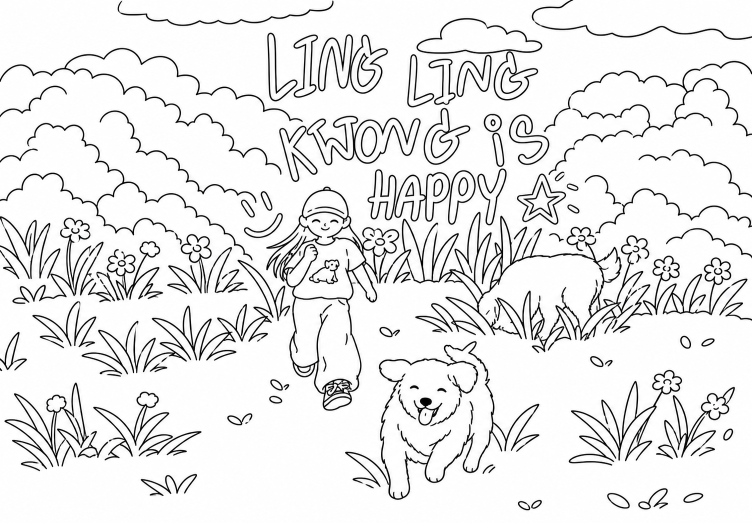
#> input picture public-release/ling-ling-lineart.png, 1504 x 1046 px (shown at 1/2 size)
$ python lineart_quality.py ../public-release/ling-ling-lineart.png --source ../public-release/ling-ling-lineart.png
#> lines starting #> are read from the running program, lines starting #| are printed output that depends on the picture; after the words box and inside, x2 and y2 are one past the last pixel; in counts of white or black regions, pixels touching at a corner belong together
# -*- coding: utf-8 -*-
"""Coloring Book Line Art 的可玩性验收。

这一层故意位于 AI 生成和区域分割之间。它不尝试把错误的 AI 重绘"修好"，
而是用可解释的图像指标阻止不可玩的线稿进入 Mask / 关卡打包流程。

对于已收录的基准原图，还会把新线稿与已验收的历史线稿进行版式比对。这是
回归保护，不是把该基准图的结果套用到其他用户图片上。
"""
from __future__ import annotations

import argparse
import json
from pathlib import Path
from typing import Any

import cv2
import numpy as np
from PIL import Image, ImageOps


ROOT = Path(__file__).resolve().parents[1]

# 这组文件是已经人工确认可玩的「林间的幸福」基准样本。只有上传图与原图
# 的感知哈希足够接近时，才启用后面的版式一致性门槛。
GOLDEN_SAMPLES = (
    {
        'id': 'ling-ling-garden-v1',
        'name': '林间的幸福 · 历史验收线稿',
        'source': ROOT / 'public' / 'ling-ling-garden.png',
        'lineart': ROOT / 'public' / 'ling-ling-lineart.png',
        'maxSourceHashDistance': 6,
        # 同一张基准图的正确结果应保持人物、动物、标题、地平线和主体留白的
        # 相对位置。0.90 可以拦住“看起来仍像同一场景、实际已被模型重绘”的结果。
        'minLayoutCorrelation': 0.90,
    },
)

MIN_COVERAGE = 0.45
MAX_COVERAGE = 12.0
MAX_EDGE_COVERAGE = 5.5
MIN_FILLABLE_REGIONS = 12
MAX_SMALL_COMPONENTS_PER_MP = 260


def _gray_image(path: str | Path | Image.Image) -> np.ndarray:
    image = ImageOps.exif_transpose(path if isinstance(path, Image.Image) else Image.open(path)).convert('L')
    return np.asarray(image, dtype=np.uint8)


def _ink(gray: np.ndarray) -> np.ndarray:
    return (gray < 200).astype(np.uint8)


def _edge_coverage(ink: np.ndarray) -> float:
    height, width = ink.shape
    thickness = max(3, round(min(width, height) * 0.006))
    ring = np.concatenate((
        ink[:thickness, :].ravel(), ink[-thickness:, :].ravel(),
        ink[:, :thickness].ravel(), ink[:, -thickness:].ravel(),
    ))
    return float(ring.mean() * 100) if ring.size else 0.0


def _fillable_region_count(ink: np.ndarray) -> int:
    """估算被黑线完整围住、可被点击的留白区域数量。"""
    height, width = ink.shape
    barrier = cv2.dilate(ink, np.ones((3, 3), dtype=np.uint8), iterations=1)
    count, _, stats, _ = cv2.connectedComponentsWithStats((barrier == 0).astype(np.uint8), connectivity=8)
    min_area = max(120, round(height * width * 0.00008))
    regions = 0
    for label in range(1, count):
        x = int(stats[label, cv2.CC_STAT_LEFT])
        y = int(stats[label, cv2.CC_STAT_TOP])
        box_width = int(stats[label, cv2.CC_STAT_WIDTH])
        box_height = int(stats[label, cv2.CC_STAT_HEIGHT])
        area = int(stats[label, cv2.CC_STAT_AREA])
        touches_canvas = x == 0 or y == 0 or x + box_width >= width or y + box_height >= height
        if not touches_canvas and area >= min_area:
            regions += 1
    return regions


def _perceptual_hash(path: str | Path) -> int:
    gray = _gray_image(path)
    reduced = cv2.resize(gray, (32, 32), interpolation=cv2.INTER_AREA).astype(np.float32)
    coefficients = cv2.dct(reduced)[:8, :8]
    median = float(np.median(coefficients.flatten()[1:]))
    bits = coefficients > median
    value = 0
    for bit in bits.flatten():
        value = (value << 1) | int(bool(bit))
    return value


def _hash_distance(first: int, second: int) -> int:
    return (first ^ second).bit_count()


def _layout_map(path: str | Path) -> np.ndarray:
    ink = _ink(_gray_image(path)).astype(np.float32)
    # 低分辨率 + 轻微高斯模糊会关注主体、文字、前中后景的相对布局，忽略笔触粗细。
    reduced = cv2.resize(ink, (96, 72), interpolation=cv2.INTER_AREA)
    return cv2.GaussianBlur(reduced, (0, 0), 1.7)


def _layout_correlation(candidate: str | Path, golden: str | Path) -> float:
    first = _layout_map(candidate).ravel()
    second = _layout_map(golden).ravel()
    if float(first.std()) < 1e-6 or float(second.std()) < 1e-6:
        return 0.0
    return float(np.corrcoef(first, second)[0, 1])


def analyse_lineart(lineart_path: str | Path | Image.Image) -> dict[str, Any]:
    """输出可在界面展示的、稳定的线稿质量指标。"""
    gray = _gray_image(lineart_path)
    ink = _ink(gray)
    height, width = ink.shape
    components, _, stats, _ = cv2.connectedComponentsWithStats(ink, connectivity=8)
    min_speck_area = max(36, round(width * height * 0.000075))
    component_areas = stats[1:, cv2.CC_STAT_AREA] if components > 1 else np.array([], dtype=np.int32)
    small_components = int(np.sum(component_areas < min_speck_area))
    megapixels = max(width * height / 1_000_000, 0.01)
    return {
        'width': int(width),
        'height': int(height),
        'lineCoverage': round(float(ink.mean() * 100), 2),
        'edgeInkCoverage': round(_edge_coverage(ink), 2),
        'inkComponents': int(max(0, components - 1)),
        'smallComponents': small_components,
        'smallComponentsPerMp': round(small_components / megapixels, 2),
        'fillableRegionsEstimate': _fillable_region_count(ink),
    }


def analyse_source_for_lineart(source_path: str | Path | None) -> dict[str, Any] | None:
    """识别会导致线稿过密的输入类型，用于选择生成策略和给用户解释原因。

    这不是质量门，也不会拒绝用户图片；它只避免把高纹理真人照片交给“忠实描摹”
    的提示词。指标只在本地计算，不上传原图。
    """
    if not source_path or not Path(source_path).is_file():
        return None
    gray = _gray_image(source_path)
    height, width = gray.shape
    scale = min(1.0, 900 / max(width, height))
    if scale < 1:
        gray = cv2.resize(gray, (round(width * scale), round(height * scale)), interpolation=cv2.INTER_AREA)
    edges = cv2.Canny(gray, 80, 180)
    edge_density = float((edges > 0).mean() * 100)
    contrast = float(gray.std())
    dense = edge_density >= 8.0 or (edge_density >= 6.2 and contrast >= 58)
    return {
        'kind': 'high-detail-photo' if dense else 'standard-image',
        'edgeDensity': round(edge_density, 2),
        'contrast': round(contrast, 2),
        'requiresBackgroundSimplification': dense,
        'message': (
            '检测到较多纹理和小物体；生成时会保留主体，并把背景归纳为少量大轮廓。'
            if dense else '画面细节密度适中，将使用标准的主体保留线稿策略。'
        ),
    }


def _source_baseline(source_path: str | Path | None) -> tuple[dict[str, Any] | None, dict[str, Any] | None]:
    if not source_path:
        return None, None
    path = Path(source_path)
    if not path.is_file():
        return None, None
    source_hash = _perceptual_hash(path)
    closest: tuple[int, dict[str, Any]] | None = None
    for sample in GOLDEN_SAMPLES:
        if not sample['source'].is_file() or not sample['lineart'].is_file():
            continue
        distance = _hash_distance(source_hash, _perceptual_hash(sample['source']))
        if closest is None or distance < closest[0]:
            closest = (distance, sample)
    if closest is None:
        return None, None
    distance, sample = closest
    metadata = {
        'id': sample['id'],
        'name': sample['name'],
        'sourceHashDistance': distance,
        'matched': distance <= sample['maxSourceHashDistance'],
    }
    return (sample if metadata['matched'] else None), metadata


def matching_golden_sample(source_path: str | Path | None) -> dict[str, Any] | None:
    """返回与上传图匹配的人工验收样本；用于确定性回归，不用于普通图片。"""
    sample, _ = _source_baseline(source_path)
    return sample


def evaluate_lineart(lineart_path: str | Path | Image.Image, source_path: str | Path | None = None) -> dict[str, Any]:
    """执行质量门槛，返回完整报告；调用方决定是否继续下游处理。"""
    metrics = analyse_lineart(lineart_path)
    checks: list[dict[str, Any]] = []

    def check(check_id: str, title: str, passed: bool, detail: str) -> None:
        checks.append({'id': check_id, 'title': title, 'passed': bool(passed), 'detail': detail})

    coverage = metrics['lineCoverage']
    check(
        'coverage', '线条密度', MIN_COVERAGE <= coverage <= MAX_COVERAGE,
        f'{coverage}%（可玩范围 {MIN_COVERAGE}%–{MAX_COVERAGE}%）',
    )
    edge = metrics['edgeInkCoverage']
    check(
        'edge', '画布边缘残线', edge <= MAX_EDGE_COVERAGE,
        f'{edge}%（上限 {MAX_EDGE_COVERAGE}%）',
    )
    fillable = metrics['fillableRegionsEstimate']
    check(
        'regions', '闭合可填区域', fillable >= MIN_FILLABLE_REGIONS,
        f'估计 {fillable} 个闭合区域（至少 {MIN_FILLABLE_REGIONS} 个）',
    )
    small = metrics['smallComponentsPerMp']
    check(
        'noise', '碎线与噪点', small <= MAX_SMALL_COMPONENTS_PER_MP,
        f'{small} 个/百万像素（上限 {MAX_SMALL_COMPONENTS_PER_MP}）',
    )

    source_profile = analyse_source_for_lineart(source_path)
    baseline, baseline_info = _source_baseline(source_path)
    if baseline and not isinstance(lineart_path, Image.Image):
        similarity = round(_layout_correlation(lineart_path, baseline['lineart']), 3)
        metrics['goldenLayoutCorrelation'] = similarity
        check(
            'golden-layout', '历史线稿构图一致性', similarity >= baseline['minLayoutCorrelation'],
            f'{similarity}（基准《{baseline["name"]}》，最低 {baseline["minLayoutCorrelation"]}）',
        )

    failed = [item for item in checks if not item['passed']]
    summary = '、'.join(item['title'] for item in failed) if failed else '线稿通过可玩性验收'
    failed_ids = {item['id'] for item in failed}
    input_advice = [
        '优先选择主体清晰、光线均匀、背景不过度拥挤的照片或插画。',
        '推荐 1–3 个主体、主体占画面约三分之一以上，边缘留有少量空白。',
        '避免纯风景、密集树叶/草地、毛发特写、强水彩纹理、复杂文字、水印和黑色边框。',
    ]
    if source_profile and source_profile['requiresBackgroundSimplification']:
        input_advice.insert(0, '当前照片属于高细节实拍图：可以使用，但应让主体占画面更大，并减少密集绿植、桌面杂物或细碎背景。')
    reasons: list[str] = []
    if 'coverage' in failed_ids:
        if coverage > MAX_COVERAGE:
            reasons.append('线条过密：模型把纹理、阴影或细小装饰也识别成了轮廓')
        else:
            reasons.append('线条过少：主体轮廓不够清晰，无法形成稳定的填色边界')
    if 'edge' in failed_ids:
        reasons.append('画面四周有明显残线或黑边，可能来自裁切、边框或水印')
    if 'regions' in failed_ids:
        reasons.append('封闭区域太少：轮廓存在断线，点击填色可能会跨区域蔓延')
    if 'noise' in failed_ids:
        reasons.append('碎线噪点过多：原图纹理或模型草稿笔触不适合直接分区')
    if 'golden-layout' in failed_ids:
        reasons.append('模型重绘偏离了原图构图；这不是重新上传同一图片能解决的问题')
    if source_profile and source_profile['requiresBackgroundSimplification'] and failed:
        reasons.insert(0, '输入包含较多真实纹理，当前候选没有把背景充分归纳为大轮廓')
    user_message = '；'.join(reasons) if reasons else '线稿结构清晰，可继续进行区域分割。'
    return {
        'version': 1,
        'passed': not failed,
        'summary': summary,
        'metrics': metrics,
        'checks': checks,
        'baseline': baseline_info,
        'sourceProfile': source_profile,
        'userMessage': user_message,
        'inputAdvice': input_advice,
    }


class LineartQualityError(RuntimeError):
    def __init__(self, report: dict[str, Any]):
        self.report = report
        failed = '、'.join(item['title'] for item in report['checks'] if not item['passed'])
        retry = report.get('retry') or {}
        retried = '系统已使用同一原图自动重跑 1 次，' if retry.get('autoRetried') else ''
        super().__init__(f'线稿质量未达可玩标准：{failed}。{retried}{report.get("userMessage", "")}')


def main() -> None:
    parser = argparse.ArgumentParser(description='验收 Coloring Book Line Art')
    parser.add_argument('lineart')
    parser.add_argument('--source')
    arguments = parser.parse_args()
    print(json.dumps(evaluate_lineart(arguments.lineart, arguments.source), ensure_ascii=False, indent=2))
#> in _ink, `return (gray < 200).astype(np.uint8)`:
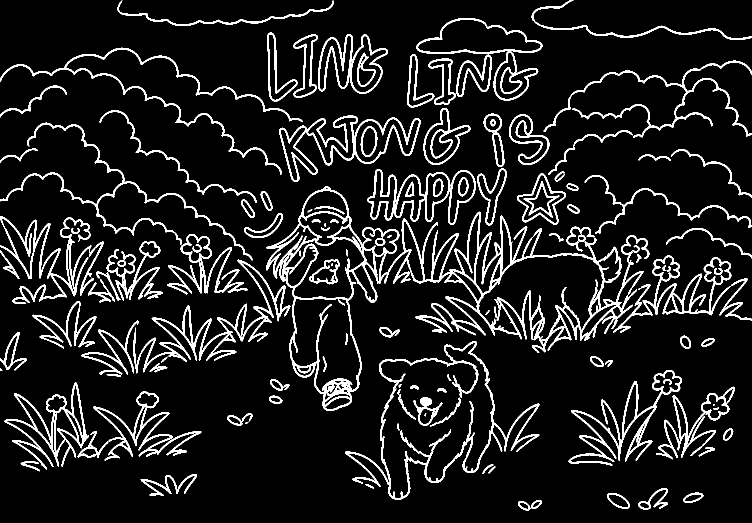
#> returned value: shape (1046, 1504) (shown at 1/2 size); values 0 (black) and 1 (white), 10.2% white; 135 white regions (4 under 20 px), largest, box (x1, y1, x2, y2) and area: (532, 373, 1299, 822) 32404, (690, 682, 1079, 1000) 8506, (267, 519, 581, 747) 7204
#> in analyse_lineart, `components, _, stats, _ = cv2.connectedComponentsWithStats(ink, connec..`: components = 136; stats = 136 rows, first 6: [0, 0, 1504, 1046, 1413283], [235, 1, 432, 51, 1652], [1063, 0, 441, 80, 2008], [833, 36, 252, 165, 3685], [534, 65, 61, 138, 1292], [587, 69, 49, 127, 1211]
#> in analyse_lineart, `component_areas = stats[1:, cv2.CC_STAT_AREA] if components > 1 else n..`: component_areas = 135 values, max 32404 at index 37, min 10 at index 116, mean 1184.5
#> in analyse_lineart, `small_components = int(np.sum(component_areas < min_speck_area))`: small_components = 44
#> in _fillable_region_count, `height, width = ink.shape`: height = 1046; width = 1504
#> in _fillable_region_count, `barrier = cv2.dilate(ink, np.ones((3, 3), dtype=np.uint8), iterations=1)`:
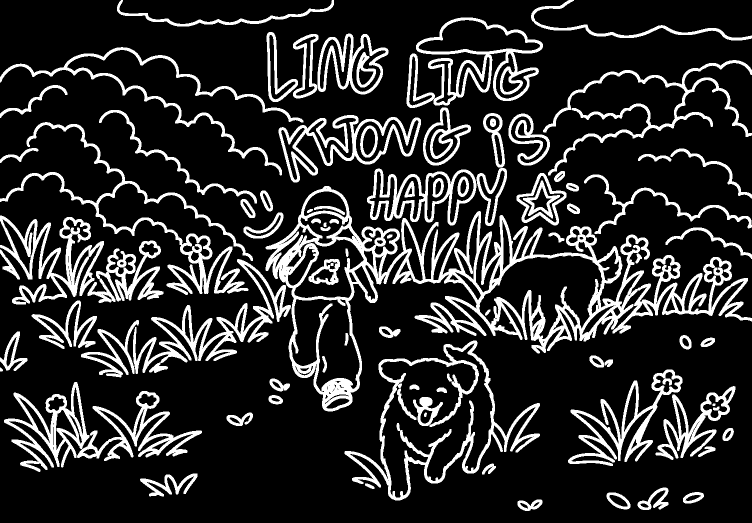
#> barrier: shape (1046, 1504) (shown at 1/2 size); values 0 (black) and 1 (white), 17.5% white; 86 white regions, largest, box (x1, y1, x2, y2) and area: (531, 372, 1504, 823) 67269, (689, 681, 1080, 1001) 17632, (8, 764, 404, 944) 16957
#> in _fillable_region_count, `count, _, stats, _ = cv2.connectedComponentsWithStats((barrier == 0).a..`: count = 214; stats = 214 rows, first 6: [0, 0, 1504, 1022, 275384], [0, 0, 1504, 1046, 1076633], [239, 0, 425, 48, 14532], [1068, 0, 436, 75, 25331], [837, 40, 243, 63, 9040], [538, 70, 53, 129, 1370]
#> in _fillable_region_count, `min_area = max(120, round(height * width * 0.00008))`: min_area = 126
#> the loop in _fillable_region_count, `for label in range(1, count):` made 213 passes
#> (x, y, box_width, box_height, area, touches_canvas) on passes 1, 2, 3, 4, 5, 6, 7, 8, 9, 10, 12, 14: (0, 0, 1504, 1046, 1076633, True), (239, 0, 425, 48, 14532, True), (1068, 0, 436, 75, 25331, True), (837, 40, 243, 63, 9040, False), (538, 70, 53, 129, 1370, False), (591, 73, 41, 118, 1272, False), (640, 73, 62, 105, 2232, False), (704, 74, 68, 110, 2089, False), (992, 107, 80, 90, 1755, False), (818, 113, 46, 98, 932, False), (917, 114, 62, 76, 1335, False), (861, 122, 46, 84, 964, False)
#> in analyse_source_for_lineart, `gray = cv2.resize(gray, (round(width * scale), round(height * scale)),..`:
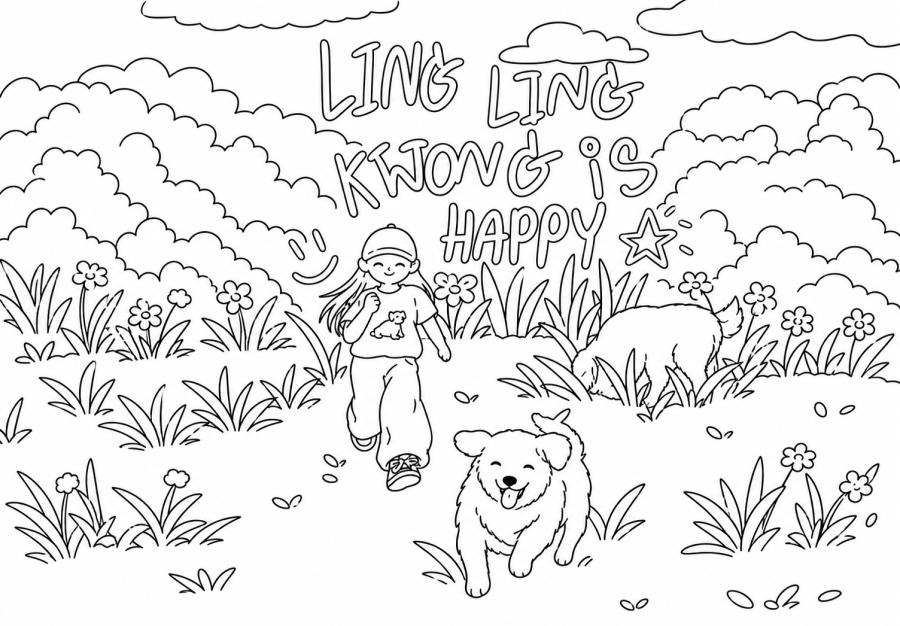
#> gray: shape (626, 900); min 0, max 255, mean 232.7
#> in analyse_source_for_lineart, `edges = cv2.Canny(gray, 80, 180)`:
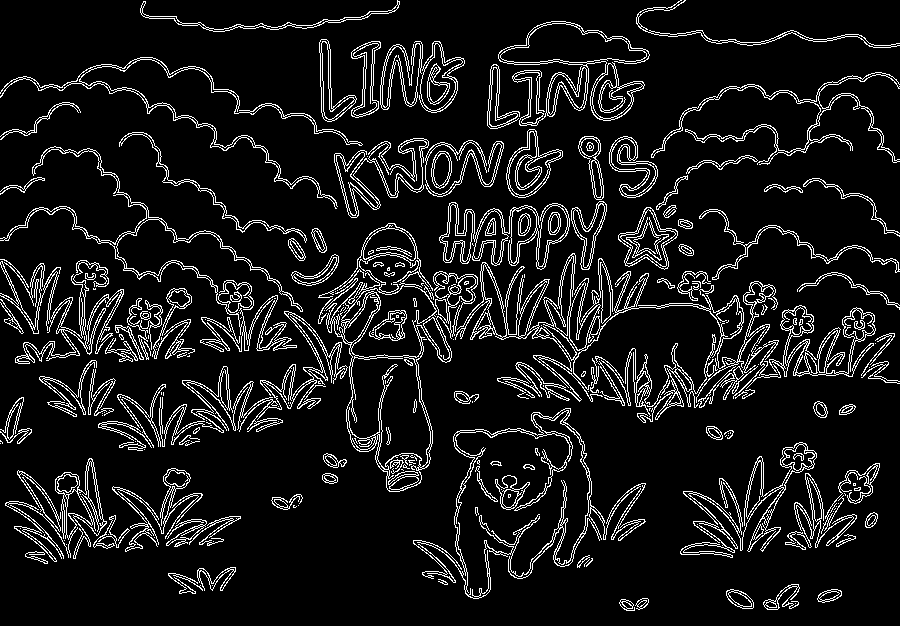
#> edges: shape (626, 900); 9.6% white in thin lines or dots
#> in _perceptual_hash, `reduced = cv2.resize(gray, (32, 32), interpolation=cv2.INTER_AREA).ast..`:
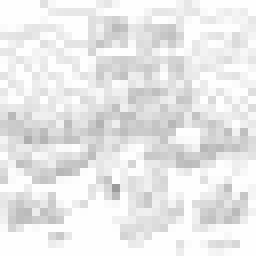
#> reduced: shape (32, 32) float32 (shown 8 times larger); min 155, max 254, mean 232.7
#> the loop in _perceptual_hash, `for bit in bits.flatten():` made 64 passes
#> bit on passes 2 to 13: False, True, False, False, True, True, True, True, True, True, True, False


if __name__ == '__main__':
    main()

$ run again, with public-release/ling-ling-outline.png copied over public-release/ling-ling-lineart.png
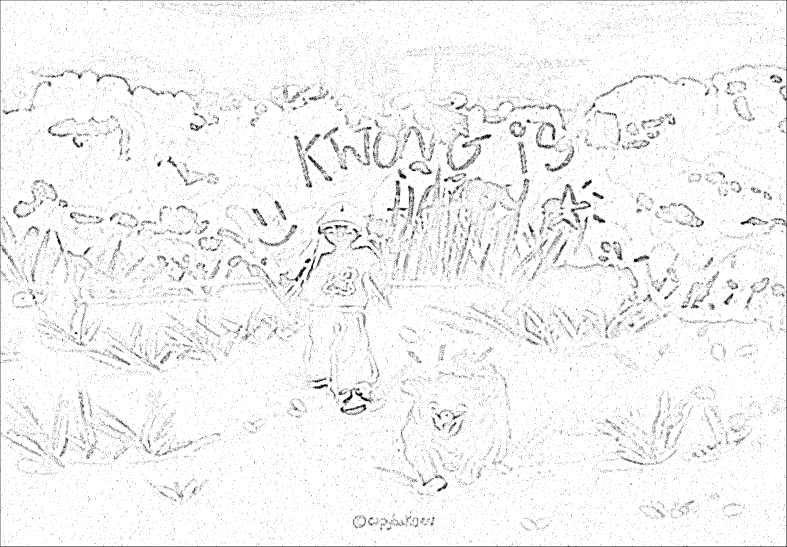
#> input picture public-release/ling-ling-outline.png, 2360 x 1640 px (shown at 1/3 size)
#> in _gray_image, image is the input picture: PIL image 2360x1640 L; values 55 (black) and 255 (white), 95.8% white; black in thin lines or dots
#> components = 69202
#> small_components = 69182
#> in _fillable_region_count, `height, width = ink.shape`: height = 1640; width = 2360
#> barrier: shape (1640, 2360); values 0 (black) and 1 (white), 19.6% white; 18616 white regions (14365 under 20 px), largest, box (x1, y1, x2, y2) and area: (0, 0, 2360, 1640) 25059, (1117, 352, 1278, 507) 7692, (1342, 528, 1590, 709) 6791
#> count = 1661; stats = 1661 rows, first 6: [0, 0, 2360, 1640, 757108], [2, 2, 2356, 1636, 3101459], [1081, 2, 1, 1, 1], [2051, 2, 9, 6, 32], [1069, 4, 1, 1, 1], [619, 12, 2, 1, 2]
#> min_area = 310
#> the loop in _fillable_region_count, `for label in range(1, count):` made 1660 passes
#> (x, y, box_width, box_height, area) on passes 1, 3, 220, 390, 451, 536, 838, 1647: (2, 2, 2356, 1636, 3101459), (2051, 2, 9, 6, 32), (1541, 373, 22, 27, 315), (1239, 488, 44, 28, 495), (1265, 564, 39, 58, 789), (225, 642, 70, 25, 659), (749, 798, 51, 38, 567), (1064, 1553, 29, 26, 392)
#> after the loop in _fillable_region_count, `for label in range(1, count):`: regions = 7
#> metrics = {'width': 2360, 'height': 1640, 'lineCoverage': 4.21, 'edgeInkCoverage': 11.61, 'inkComponents': 69201, 'smallComponents': 69182, 'smallComponentsPerMp': 17874.6, 'fillableRegionsEstimate': 7}
#> coverage = 4.21
#> edge = 11.61
#> fillable = 7
#> small = 17874.6
#> in analyse_source_for_lineart, `edges = cv2.Canny(gray, 80, 180)`:
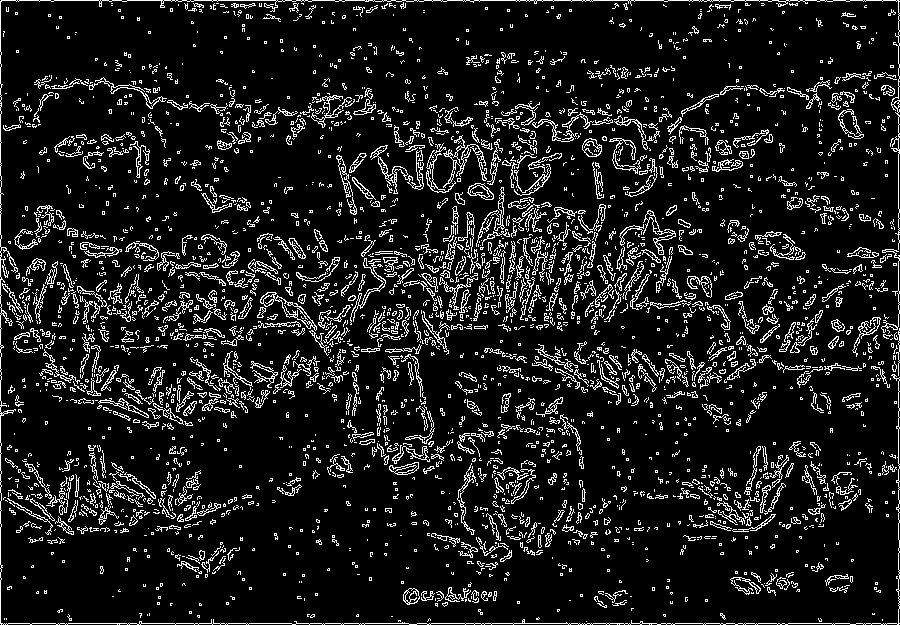
#> edges: shape (625, 900); 10.7% white in thin lines or dots
#> edge_density = 10.73
#> contrast = 21.99
#> dense = True
#> source_profile = {'kind': 'high-detail-photo', 'edgeDensity': 10.73, 'contrast': 21.99, 'requiresBackgroundSimplification': True, 'message': '检测到较多纹理和小物体；生成时会保留主体，并把背景归纳为少量大轮廓。'}
#> in _perceptual_hash, `reduced = cv2.resize(gray, (32, 32), interpolation=cv2.INTER_AREA).ast..`:
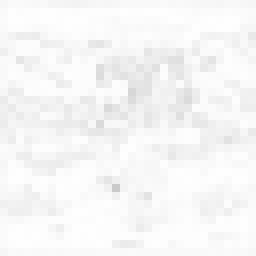
#> reduced: shape (32, 32) float32 (shown 8 times larger); min 202, max 254, mean 246.6
#> median = 2.15
#> the loop in _perceptual_hash, `for bit in bits.flatten():` made 64 passes
#> (bit, value) on passes 3 to 10: (True, 7), (False, 14), (False, 28), (False, 56), (True, 113), (True, 227), (False, 454), (True, 909)
#> after the loop in _perceptual_hash, `for bit in bits.flatten():`: value = 16384612878814209998
